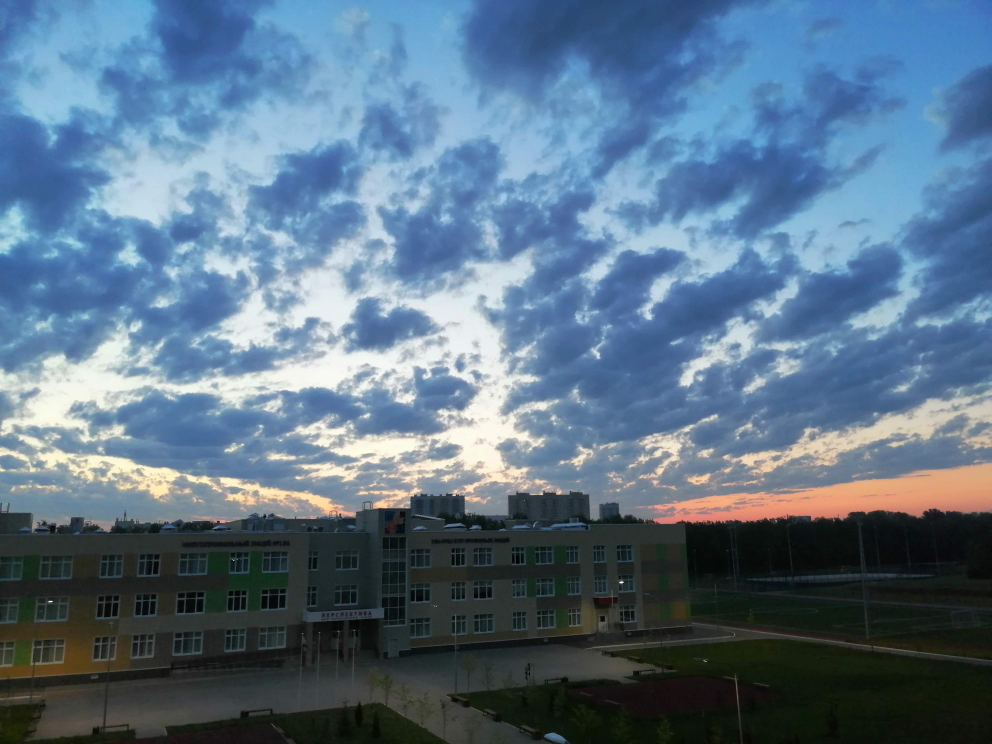
#> input picture hw/maps.jpg, 3968 x 2976 px (shown at 1/4 size)
$ python hw18.py   (older library calls are emulated)
#> lines starting #> are read from the running program, lines starting #| are printed output that depends on the picture
#!/usr/bin/env python3
from PIL import Image

img = Image.open('./maps.jpg')
#> img is the input picture: PIL image 3968x2976 RGB; mean R, G, B 91.3, 115.2, 136.3
width = int(input("Enter the width: "))
#> the answer given: 100
height = int(input("Enter the height: "))
#> the answer given: 100
resized_img = img.resize((width, height), Image.ANTIALIAS)
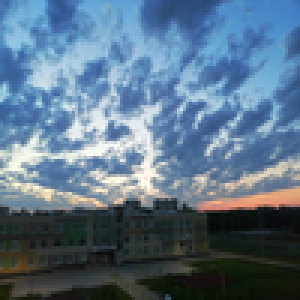
#> resized_img: PIL image 100x100 RGB (shown 3 times larger); mean R, G, B 91.3, 115.3, 136.3
resized_img.save('./maps_new.jpg')
